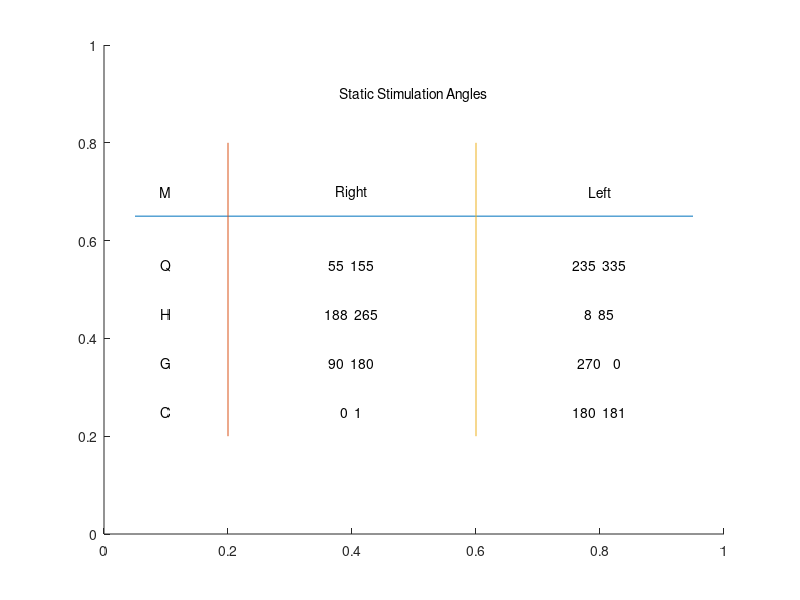

MATLAB code to generate this figure:
% ==========================================
% Stimulation_StaticAngles_icon_v1.m


% ==========================================
% Set up plot;
gca; cla;
axis([0 1 0 1]);
hold on;
set(gcf, 'position', [50 50 260 150]);

Quad_R = [55 155]; Ham_R = [188 265]; Glut_R = [90 180]; Calf_R = [0 1];
Quad_L = [235 335]; Ham_L = [8 85]; Glut_L = [270 0]; Calf_L = [180 181];

% ==========================================
% Begin:
text(0.5, 0.9, 'Static Stimulation Angles', 'HorizontalAlignment', 'center', 'VerticalAlignment', 'middle');

plot([0.05 0.95], [0.65 0.65]);
plot([0.2 0.2], [0.8 0.2]);
plot([0.6 0.6], [0.8 0.2]);

text(0.1, 0.7, 'M', 'HorizontalAlignment', 'center', 'VerticalAlignment', 'middle');
text(0.4, 0.7, 'Right', 'HorizontalAlignment', 'center', 'VerticalAlignment', 'middle');
text(0.8, 0.7, 'Left', 'HorizontalAlignment', 'center', 'VerticalAlignment', 'middle');

text(0.1, 0.55, 'Q', 'HorizontalAlignment', 'center', 'VerticalAlignment', 'middle');
text(0.4, 0.55, num2str(Quad_R), 'HorizontalAlignment', 'center', 'VerticalAlignment', 'middle');
text(0.8, 0.55, num2str(Quad_L), 'HorizontalAlignment', 'center', 'VerticalAlignment', 'middle');

text(0.1, 0.45, 'H', 'HorizontalAlignment', 'center', 'VerticalAlignment', 'middle');
text(0.4, 0.45, num2str(Ham_R), 'HorizontalAlignment', 'center', 'VerticalAlignment', 'middle');
text(0.8, 0.45, num2str(Ham_L), 'HorizontalAlignment', 'center', 'VerticalAlignment', 'middle');

text(0.1, 0.35, 'G', 'HorizontalAlignment', 'center', 'VerticalAlignment', 'middle');
text(0.4, 0.35, num2str(Glut_R), 'HorizontalAlignment', 'center', 'VerticalAlignment', 'middle');
text(0.8, 0.35, num2str(Glut_L), 'HorizontalAlignment', 'center', 'VerticalAlignment', 'middle');

text(0.1, 0.25, 'C', 'HorizontalAlignment', 'center', 'VerticalAlignment', 'middle');
text(0.4, 0.25, num2str(Calf_R), 'HorizontalAlignment', 'center', 'VerticalAlignment', 'middle');
text(0.8, 0.25, num2str(Calf_L), 'HorizontalAlignment', 'center', 'VerticalAlignment', 'middle');


% ==========================================
% End of file